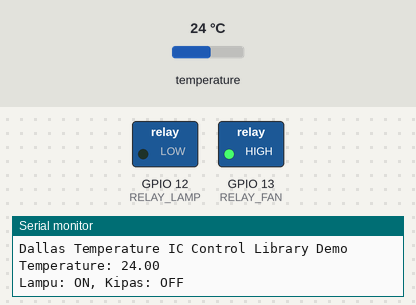
The sketch below on a simulated ESP32. On the bench: switched loads named in the sketch (green lamp = pin HIGH), the last lines printed to the serial monitor. Inputs (shaded band) come from the test bench; at power-on: temperature 24 °C. WiFi joins after 1.5 s; servers stay silent unless stated.

Above: at 3.0 s.
3.1 s: temperature set to 31.1 °C
7.8 s: temperature set to 32.8 °C
At 10.6 s:
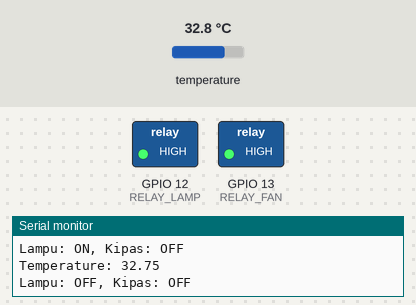
12.5 s: temperature set to 34.5 °C
17.2 s: temperature set to 35.5 °C
At 18.7 s:
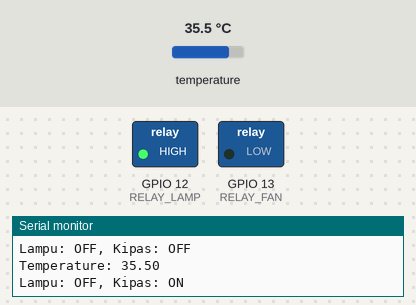
21.9 s: temperature set to 12 °C
At 25.5 s:
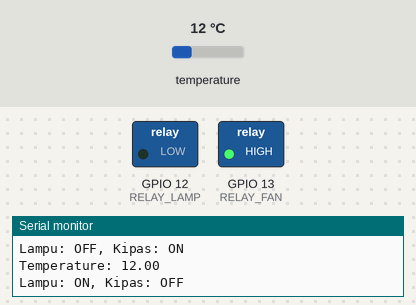
26.6 s: temperature set to 33 °C
At 29.6 s:
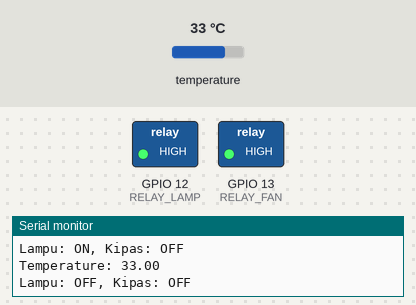
Timing chart, 0 to 31.1 s (numbered marks = the images above; inputs shaded):
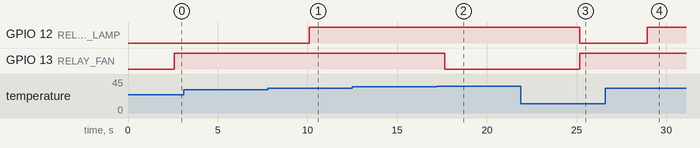

The sketch:

main.ino
```cpp
#define BLYNK_TEMPLATE_ID "TMPL6YpvklLjd"
#define BLYNK_TEMPLATE_NAME "UAS EMBEDDED"
#define BLYNK_AUTH_TOKEN "MYV3bCh0ZtDW16jlzyih_vQpJvL3_QAp"

#include <WiFi.h>
#include <WiFiClient.h>
#include <OneWire.h>
#include <DallasTemperature.h>
#include <BlynkSimpleEsp32.h>

#define BLYNK_PRINT Serial

char ssid[] = "put you wifi name here";
char pass[] = "put you wifi password here";

#define ONE_WIRE_BUS 15
#define RELAY_LAMP 12 // Relay untuk lampu
#define RELAY_FAN 13   // Relay untuk kipas
OneWire oneWire(ONE_WIRE_BUS);
DallasTemperature sensors(&oneWire);

#define VPIN_TEMP V3 // Virtual pin untuk suhu
#define VPIN_LAMP V1 // Virtual pin untuk kontrol lampu
#define VPIN_FAN V2  // Virtual pin untuk kontrol kipas

void setup() {
  Serial.begin(115200);
  Serial.println("Dallas Temperature IC Control Library Demo");

  sensors.begin();
  pinMode(RELAY_LAMP, OUTPUT);
  pinMode(RELAY_FAN, OUTPUT);

  // Awal kondisi relay mati
  digitalWrite(RELAY_LAMP, LOW);
  digitalWrite(RELAY_FAN, LOW);

  Blynk.begin(BLYNK_AUTH_TOKEN, ssid, pass);
}

void loop() {
  Blynk.run();
  sensors.requestTemperatures();

  float tempC = sensors.getTempCByIndex(0);
  if (tempC != DEVICE_DISCONNECTED_C) {
    Serial.print("Temperature: ");
    Serial.println(tempC);
    Blynk.virtualWrite(VPIN_TEMP, tempC);

    if (tempC < 32.0) {
      // Lampu hidup, kipas mati
      digitalWrite(RELAY_LAMP, LOW);  // Lampu hidup
      digitalWrite(RELAY_FAN, HIGH); // Kipas mati
      Serial.println("Lampu: ON, Kipas: OFF");
      Blynk.virtualWrite(VPIN_LAMP, "ON");
      Blynk.virtualWrite(VPIN_FAN, "OFF");
    } else if (tempC >= 32.0 && tempC <= 35.0) {
      // Semua mati
      digitalWrite(RELAY_LAMP, HIGH); // Lampu mati
      digitalWrite(RELAY_FAN, HIGH);  // Kipas mati
      Serial.println("Lampu: OFF, Kipas: OFF");
      Blynk.virtualWrite(VPIN_LAMP, "OFF");
      Blynk.virtualWrite(VPIN_FAN, "OFF");
    } else if (tempC > 35.0) {
      // Lampu mati, kipas hidup
      digitalWrite(RELAY_LAMP, HIGH); // Lampu mati
      digitalWrite(RELAY_FAN, LOW);  // Kipas hidup
      Serial.println("Lampu: OFF, Kipas: ON");
      Blynk.virtualWrite(VPIN_LAMP, "OFF");
      Blynk.virtualWrite(VPIN_FAN, "ON");
    }
  } else {
    Serial.println("Error: Could not read temperature data");
  }

  delay(3000); // Delay 3 detik untuk pembacaan berikutnya
}
```

Measured:
- the behaviour switches between 31.9 and 32 °C on temperature (found by bisection; images 0 and 1)
- the behaviour switches between 35 and 35.1 °C on temperature (found by bisection; images 1 and 2)
- after the input at 7.8 s, GPIO 12 (RELAY_LAMP): LOW → HIGH after 2.3 s
- after the input at 17.2 s, GPIO 13 (RELAY_FAN): HIGH → LOW after 0.45 s
- after the input at 21.9 s, GPIO 12 (RELAY_LAMP): HIGH → LOW after 3.3 s; GPIO 13 (RELAY_FAN): LOW → HIGH after 3.3 s
- after the input at 26.6 s, GPIO 12 (RELAY_LAMP): LOW → HIGH after 2.3 s
